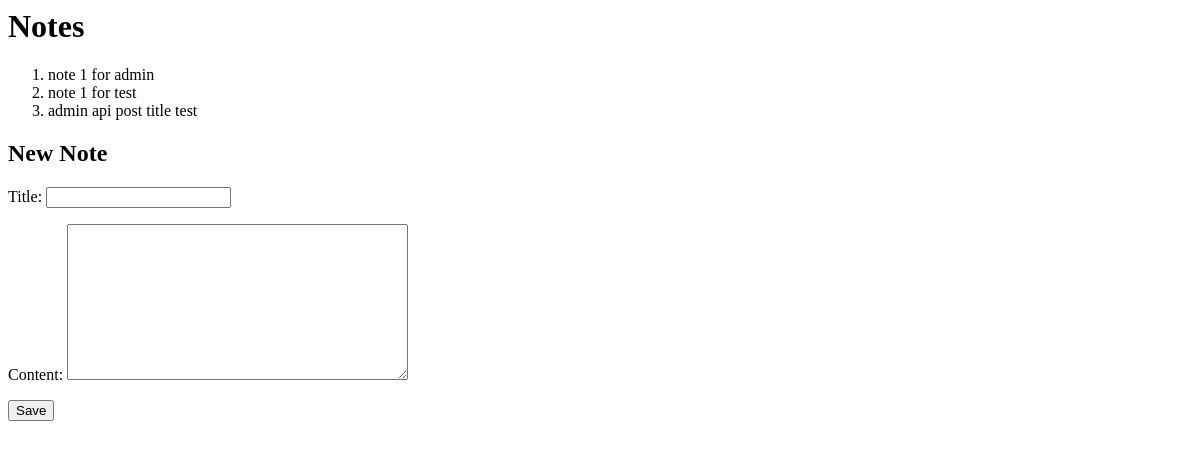
Page /notes/ on the earlier database version.
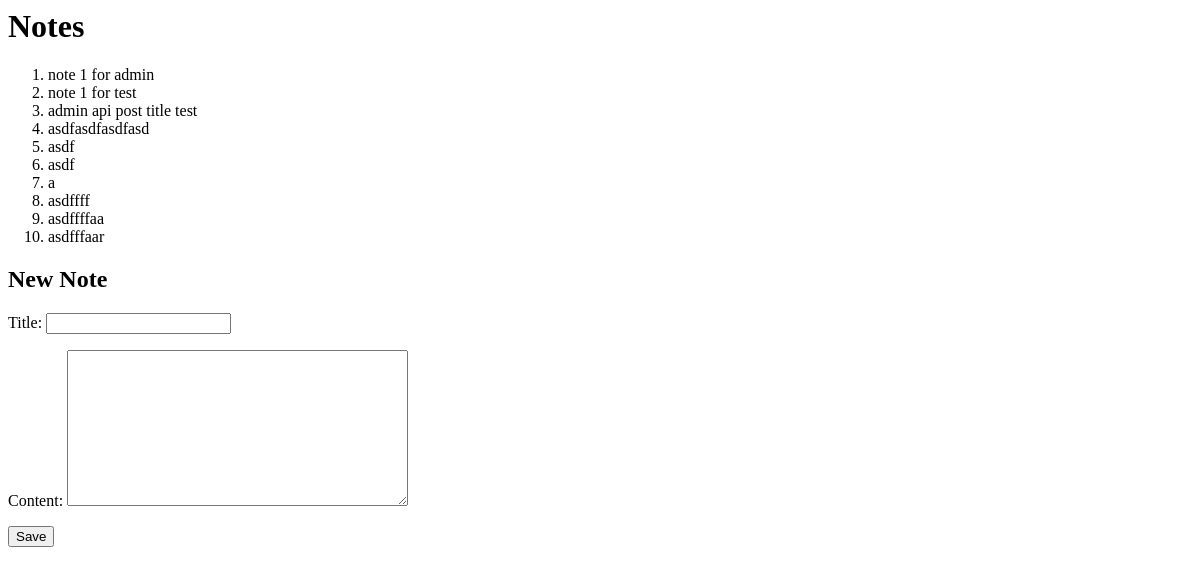
Same page on the later database version.
### notes/models.py (models this page shows)
class Note(models.Model):
    id = models.UUIDField(primary_key=True, default=uuid4, editable=False)
    user = models.ForeignKey(User, on_delete=models.CASCADE)  # Author
    title = models.CharField(max_length=200)
    content = models.TextField(blank=True)
    created_at = models.DateTimeField(auto_now_add=True)
    last_modified = models.DateTimeField(auto_now=True)

### notes/views.py (the view)
# urls.py: path('', views.index, name='index'),
def index(request):
    if request.method == 'POST':
        form = NotesForm(request.POST)
        if form.is_valid():
            form.save()
        else:
            raise Http404('Error saving note')
    nid = Note.objects.values_list('id')
    context = {}
    context['notes'] = Note.objects.all()
    context['form'] = NotesForm
    return render(request, 'notes/index.html', context)

### notes/templates/notes/index.html (shortened to what this page needs)
<h1>Notes</h1>
{% if notes %}
<ol>
    {% for note in notes %}
    <li>
        <div>{{ note.title }}</div>
    </li>
    {% endfor %}
</ol>
{% else %} Yes, we have no notes {% endif %}
<h2>New Note</h2>
<form method='POST' enctype="multipart/form-data" class='notes-form'>
    {{ form.as_p }}
    <button type="submit" class="save btn btn-default">Save</button>
</form>

Differences in the rows shown:
added Note: title "asdfasdfasdfasd"
added Note: title "asdf"
added Note: title "asdf"
added Note: title "a"
added Note: title "asdffff"
added Note: title "asdffffaa"
added Note: title "asdfffaar"
